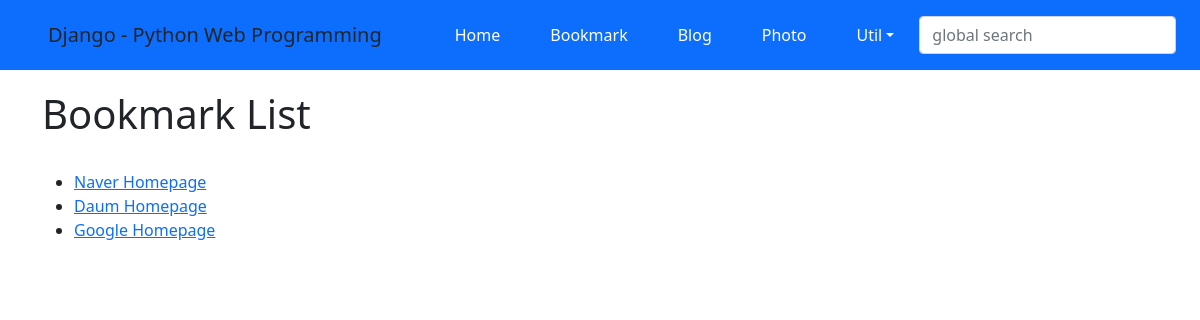
The app's page /bookmark/, older data.
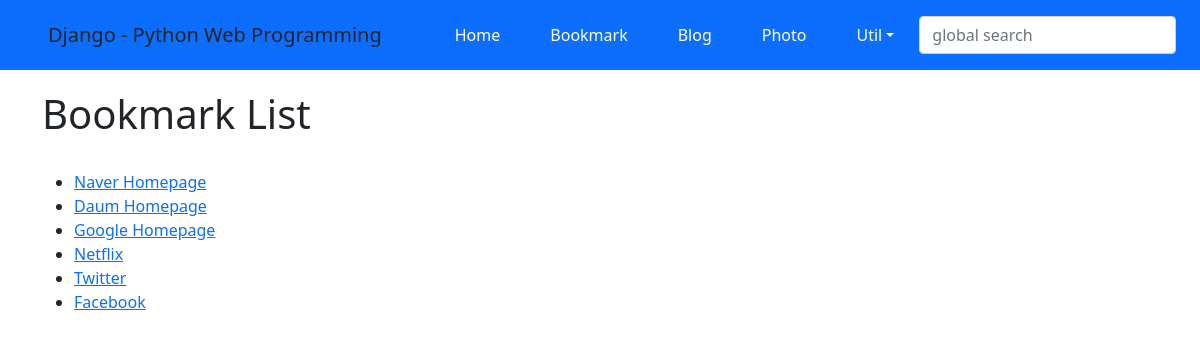
The same page, newer data.
### bookmark/models.py (models this page shows)
class Bookmark(models.Model):
    title = models.CharField('TITLE', max_length=200, blank=True)
    url = models.URLField('URL', unique=True)
    def __str__(self) -> str:
        return self.title

### bookmark/templates/bookmark/bookmark_list.html (shortened to what this page needs)
{% extends 'base.html' %}
{% block content %}
<h1>Bookmark List</h1>
<br>
    <ul>
        {% for bookmark in object_list %}
            <li><a href="{% url 'bookmark:detail' bookmark.id %}">{{ bookmark }}</a></li>
        {% endfor %}
    </ul>
{% endblock %}

Row changes from the older to the newer data that the page shows:
added Bookmark: title "Netflix"
added Bookmark: title "Twitter"
added Bookmark: title "Facebook"
